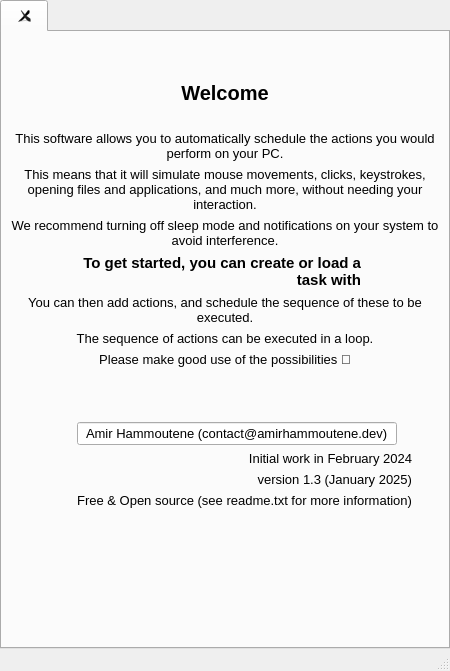
<?xml version="1.0" encoding="UTF-8"?>
<ui version="4.0">
 <class>MainWindow</class>
 <widget class="QMainWindow" name="MainWindow">
  <property name="geometry">
   <rect>
    <x>0</x>
    <y>0</y>
    <width>450</width>
    <height>671</height>
   </rect>
  </property>
  <property name="windowTitle">
   <string notr="true">MainWindow</string>
  </property>
  <widget class="QWidget" name="centralwidget">
   <layout class="QVBoxLayout" name="verticalLayout">
    <property name="spacing">
     <number>0</number>
    </property>
    <property name="leftMargin">
     <number>0</number>
    </property>
    <property name="topMargin">
     <number>0</number>
    </property>
    <property name="rightMargin">
     <number>0</number>
    </property>
    <property name="bottomMargin">
     <number>0</number>
    </property>
    <item>
     <widget class="QTabWidget" name="tabWidget">
      <property name="sizePolicy">
       <sizepolicy hsizetype="Expanding" vsizetype="Expanding">
        <horstretch>0</horstretch>
        <verstretch>0</verstretch>
       </sizepolicy>
      </property>
      <property name="elideMode">
       <enum>Qt::TextElideMode::ElideRight</enum>
      </property>
      <property name="tabsClosable">
       <bool>true</bool>
      </property>
      <widget class="QWidget" name="addtab">
       <attribute name="icon">
        <iconset resource="resources.qrc">
         <normaloff>:/img/plus.png</normaloff>:/img/plus.png</iconset>
       </attribute>
       <attribute name="title">
        <string/>
       </attribute>
       <attribute name="toolTip">
        <string>Add a new task...</string>
       </attribute>
       <layout class="QVBoxLayout" name="verticalLayout_2">
        <item>
         <spacer name="verticalSpacer">
          <property name="orientation">
           <enum>Qt::Orientation::Vertical</enum>
          </property>
          <property name="sizeType">
           <enum>QSizePolicy::Policy::Minimum</enum>
          </property>
          <property name="sizeHint" stdset="0">
           <size>
            <width>20</width>
            <height>40</height>
           </size>
          </property>
         </spacer>
        </item>
        <item>
         <widget class="QLabel" name="label">
          <property name="font">
           <font>
            <pointsize>15</pointsize>
            <bold>true</bold>
           </font>
          </property>
          <property name="text">
           <string>Welcome</string>
          </property>
          <property name="alignment">
           <set>Qt::AlignmentFlag::AlignCenter</set>
          </property>
         </widget>
        </item>
        <item>
         <spacer name="verticalSpacer_4">
          <property name="orientation">
           <enum>Qt::Orientation::Vertical</enum>
          </property>
          <property name="sizeType">
           <enum>QSizePolicy::Policy::Minimum</enum>
          </property>
          <property name="sizeHint" stdset="0">
           <size>
            <width>20</width>
            <height>20</height>
           </size>
          </property>
         </spacer>
        </item>
        <item>
         <widget class="QLabel" name="label_2">
          <property name="font">
           <font>
            <pointsize>10</pointsize>
           </font>
          </property>
          <property name="text">
           <string>This software allows you to automatically schedule the actions you would perform on your PC.</string>
          </property>
          <property name="alignment">
           <set>Qt::AlignmentFlag::AlignCenter</set>
          </property>
          <property name="wordWrap">
           <bool>true</bool>
          </property>
         </widget>
        </item>
        <item>
         <widget class="QLabel" name="label_3">
          <property name="font">
           <font>
            <pointsize>10</pointsize>
           </font>
          </property>
          <property name="text">
           <string>This means that it will simulate mouse movements, clicks, keystrokes, opening files and applications, and much more, without needing your interaction.</string>
          </property>
          <property name="alignment">
           <set>Qt::AlignmentFlag::AlignCenter</set>
          </property>
          <property name="wordWrap">
           <bool>true</bool>
          </property>
         </widget>
        </item>
        <item>
         <widget class="QLabel" name="label_4">
          <property name="font">
           <font>
            <pointsize>10</pointsize>
           </font>
          </property>
          <property name="text">
           <string>We recommend turning off sleep mode and notifications on your system to avoid interference.</string>
          </property>
          <property name="alignment">
           <set>Qt::AlignmentFlag::AlignCenter</set>
          </property>
          <property name="wordWrap">
           <bool>true</bool>
          </property>
         </widget>
        </item>
        <item>
         <layout class="QHBoxLayout" name="horizontalLayout">
          <property name="topMargin">
           <number>0</number>
          </property>
          <item>
           <spacer name="horizontalSpacer_2">
            <property name="orientation">
             <enum>Qt::Orientation::Horizontal</enum>
            </property>
            <property name="sizeType">
             <enum>QSizePolicy::Policy::Minimum</enum>
            </property>
            <property name="sizeHint" stdset="0">
             <size>
              <width>40</width>
              <height>20</height>
             </size>
            </property>
           </spacer>
          </item>
          <item>
           <widget class="QLabel" name="label_5">
            <property name="font">
             <font>
              <pointsize>11</pointsize>
              <bold>true</bold>
             </font>
            </property>
            <property name="text">
             <string>To get started, you can create or load a task with</string>
            </property>
            <property name="alignment">
             <set>Qt::AlignmentFlag::AlignRight|Qt::AlignmentFlag::AlignTrailing|Qt::AlignmentFlag::AlignVCenter</set>
            </property>
            <property name="wordWrap">
             <bool>true</bool>
            </property>
           </widget>
          </item>
          <item>
           <widget class="QPushButton" name="pushButton">
            <property name="sizePolicy">
             <sizepolicy hsizetype="Preferred" vsizetype="Preferred">
              <horstretch>0</horstretch>
              <verstretch>0</verstretch>
             </sizepolicy>
            </property>
            <property name="maximumSize">
             <size>
              <width>32</width>
              <height>32</height>
             </size>
            </property>
            <property name="text">
             <string/>
            </property>
            <property name="icon">
             <iconset resource="resources.qrc">
              <normaloff>:/img/plus.png</normaloff>:/img/plus.png</iconset>
            </property>
            <property name="iconSize">
             <size>
              <width>32</width>
              <height>32</height>
             </size>
            </property>
            <property name="flat">
             <bool>true</bool>
            </property>
           </widget>
          </item>
          <item>
           <spacer name="horizontalSpacer_3">
            <property name="orientation">
             <enum>Qt::Orientation::Horizontal</enum>
            </property>
            <property name="sizeType">
             <enum>QSizePolicy::Policy::Minimum</enum>
            </property>
            <property name="sizeHint" stdset="0">
             <size>
              <width>40</width>
              <height>20</height>
             </size>
            </property>
           </spacer>
          </item>
         </layout>
        </item>
        <item>
         <widget class="QLabel" name="label_6">
          <property name="font">
           <font>
            <pointsize>10</pointsize>
           </font>
          </property>
          <property name="text">
           <string>You can then add actions, and schedule the sequence of these to be executed.</string>
          </property>
          <property name="alignment">
           <set>Qt::AlignmentFlag::AlignCenter</set>
          </property>
          <property name="wordWrap">
           <bool>true</bool>
          </property>
         </widget>
        </item>
        <item>
         <widget class="QLabel" name="label_7">
          <property name="font">
           <font>
            <pointsize>10</pointsize>
           </font>
          </property>
          <property name="text">
           <string>The sequence of actions can be executed in a loop.</string>
          </property>
          <property name="alignment">
           <set>Qt::AlignmentFlag::AlignCenter</set>
          </property>
          <property name="wordWrap">
           <bool>true</bool>
          </property>
         </widget>
        </item>
        <item>
         <widget class="QLabel" name="label_8">
          <property name="font">
           <font>
            <pointsize>10</pointsize>
           </font>
          </property>
          <property name="text">
           <string>Please make good use of the possibilities 🙂</string>
          </property>
          <property name="alignment">
           <set>Qt::AlignmentFlag::AlignCenter</set>
          </property>
          <property name="wordWrap">
           <bool>true</bool>
          </property>
         </widget>
        </item>
        <item>
         <spacer name="verticalSpacer_3">
          <property name="orientation">
           <enum>Qt::Orientation::Vertical</enum>
          </property>
          <property name="sizeType">
           <enum>QSizePolicy::Policy::Fixed</enum>
          </property>
          <property name="sizeHint" stdset="0">
           <size>
            <width>20</width>
            <height>40</height>
           </size>
          </property>
         </spacer>
        </item>
        <item>
         <widget class="QWidget" name="widget" native="true">
          <layout class="QGridLayout" name="gridLayout">
           <item row="2" column="1">
            <widget class="QLabel" name="label_10">
             <property name="font">
              <font>
               <pointsize>10</pointsize>
              </font>
             </property>
             <property name="text">
              <string>version 1.3 (January 2025)</string>
             </property>
             <property name="alignment">
              <set>Qt::AlignmentFlag::AlignRight|Qt::AlignmentFlag::AlignTrailing|Qt::AlignmentFlag::AlignVCenter</set>
             </property>
            </widget>
           </item>
           <item row="0" column="0">
            <spacer name="horizontalSpacer">
             <property name="orientation">
              <enum>Qt::Orientation::Horizontal</enum>
             </property>
             <property name="sizeType">
              <enum>QSizePolicy::Policy::Minimum</enum>
             </property>
             <property name="sizeHint" stdset="0">
              <size>
               <width>40</width>
               <height>20</height>
              </size>
             </property>
            </spacer>
           </item>
           <item row="0" column="1">
            <widget class="QLineEdit" name="lineEdit">
             <property name="sizePolicy">
              <sizepolicy hsizetype="Fixed" vsizetype="Fixed">
               <horstretch>0</horstretch>
               <verstretch>0</verstretch>
              </sizepolicy>
             </property>
             <property name="minimumSize">
              <size>
               <width>320</width>
               <height>0</height>
              </size>
             </property>
             <property name="font">
              <font>
               <pointsize>10</pointsize>
              </font>
             </property>
             <property name="text">
              <string notr="true">Amir Hammoutene (contact@amirhammoutene.dev)</string>
             </property>
             <property name="alignment">
              <set>Qt::AlignmentFlag::AlignCenter</set>
             </property>
             <property name="readOnly">
              <bool>true</bool>
             </property>
            </widget>
           </item>
           <item row="1" column="1">
            <widget class="QLabel" name="label_9">
             <property name="font">
              <font>
               <pointsize>10</pointsize>
              </font>
             </property>
             <property name="text">
              <string>Initial work in February 2024</string>
             </property>
             <property name="alignment">
              <set>Qt::AlignmentFlag::AlignRight|Qt::AlignmentFlag::AlignTrailing|Qt::AlignmentFlag::AlignVCenter</set>
             </property>
            </widget>
           </item>
           <item row="3" column="1">
            <widget class="QLabel" name="label_11">
             <property name="font">
              <font>
               <pointsize>10</pointsize>
              </font>
             </property>
             <property name="text">
              <string>Free &amp; Open source (see readme.txt for more information)</string>
             </property>
             <property name="alignment">
              <set>Qt::AlignmentFlag::AlignRight|Qt::AlignmentFlag::AlignTrailing|Qt::AlignmentFlag::AlignVCenter</set>
             </property>
            </widget>
           </item>
          </layout>
         </widget>
        </item>
        <item>
         <spacer name="verticalSpacer_2">
          <property name="orientation">
           <enum>Qt::Orientation::Vertical</enum>
          </property>
          <property name="sizeHint" stdset="0">
           <size>
            <width>20</width>
            <height>40</height>
           </size>
          </property>
         </spacer>
        </item>
       </layout>
      </widget>
     </widget>
    </item>
   </layout>
  </widget>
  <widget class="QMenuBar" name="menubar">
   <property name="geometry">
    <rect>
     <x>0</x>
     <y>0</y>
     <width>450</width>
     <height>21</height>
    </rect>
   </property>
  </widget>
  <widget class="QStatusBar" name="statusbar"/>
 </widget>
 <resources>
  <include location="resources.qrc"/>
 </resources>
 <connections/>
</ui>
